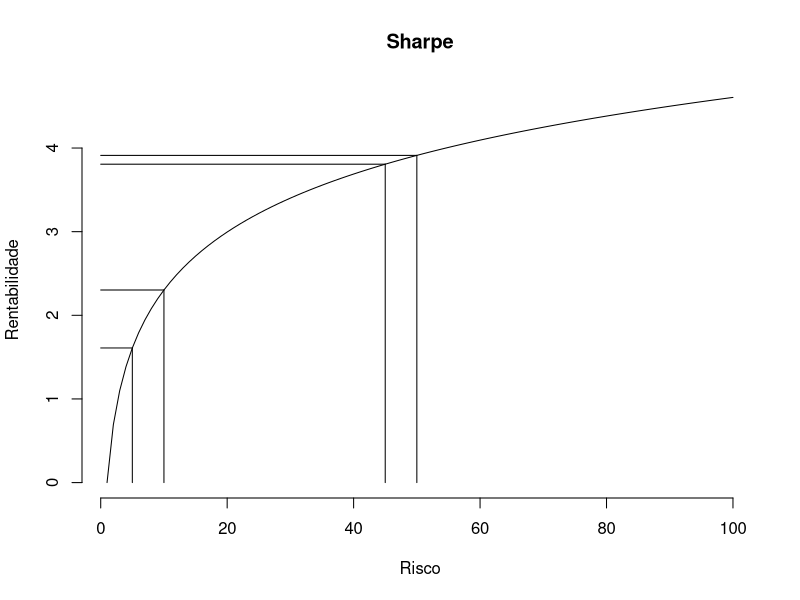

Reproduce this figure in R.
plot(log(1:100),
     type="l",
     main="Sharpe",
     xlab="Risco",
     ylab="Rentabilidade",
     frame=F)


h <- c(5,10,
       45,50)
sapply(h, function(x) {
    y <- log(x)
    segments(x, 0, y1=y)
    segments(0, y, x1=x)
    log(h)
})
